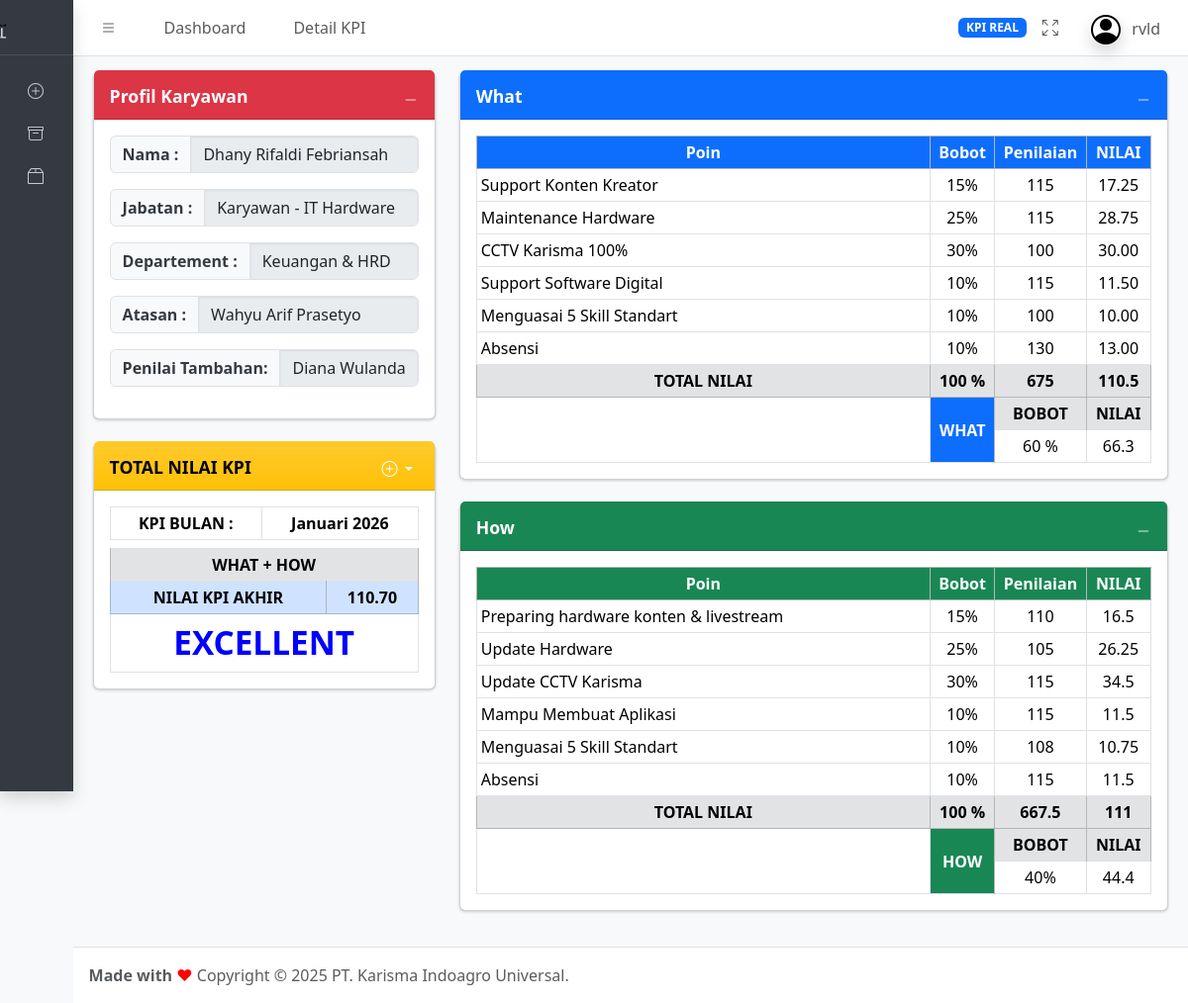
Before: /dashboard (signed in) with the older database file.
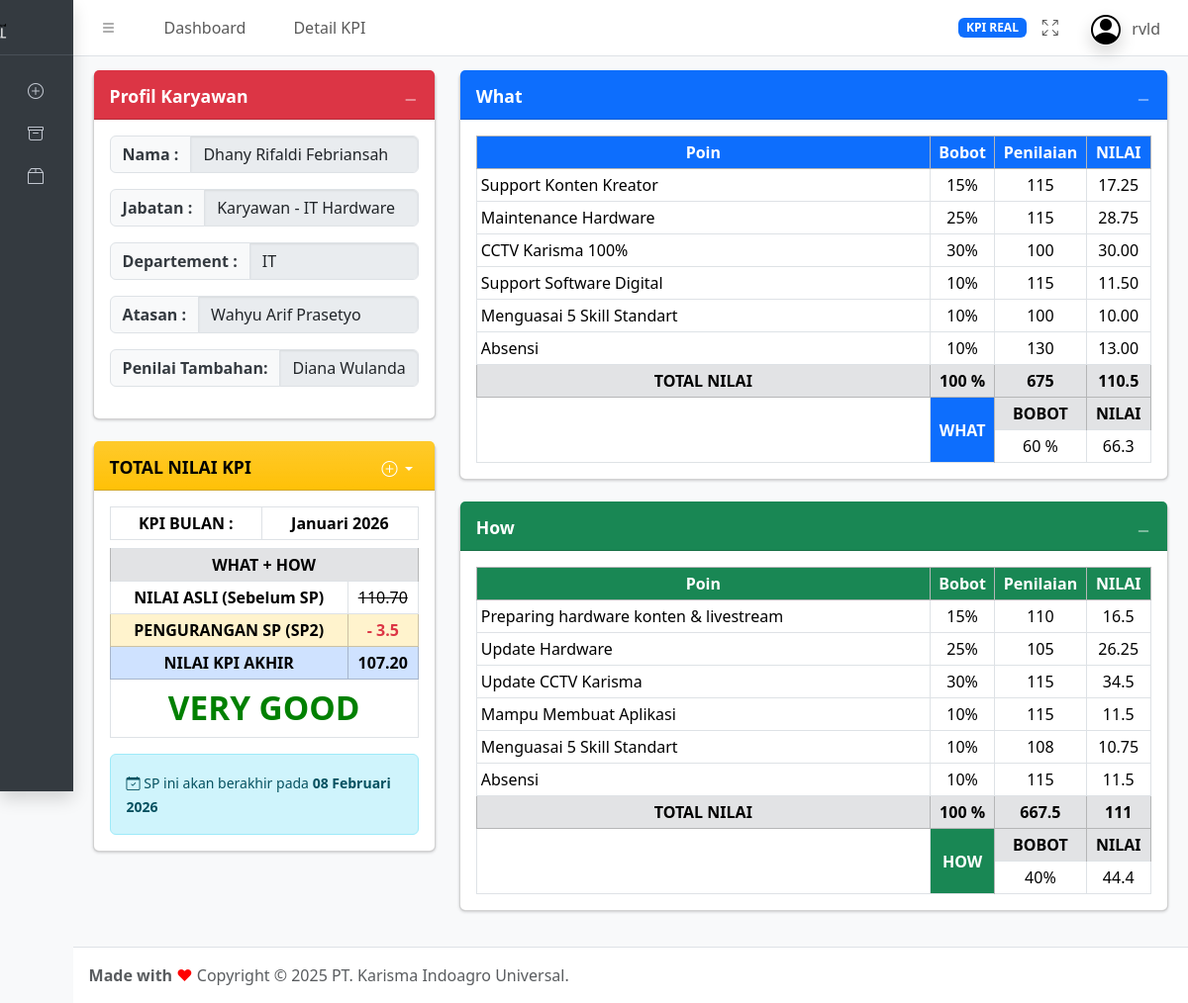
After: the same page with the newer database file.
### tables this page shows
CREATE TABLE `tb_users` (
  `id` int NOT NULL,
  `username` varchar(255) NOT NULL,
  `nama_lngkp` varchar(255) NOT NULL,
  `nik` varchar(255) NOT NULL,
  `bagian` varchar(255) NOT NULL,
  `departement` varchar(255) NOT NULL,
  `jabatan` varchar(255) NOT NULL,
  `atasan` varchar(255) NOT NULL,
  `penilai` varchar(255) NOT NULL
);

CREATE TABLE `tb_bobotkpi` (
  `idbobotkpi` int NOT NULL,
  `id_user` int NOT NULL,
  `bobotwhat` int NOT NULL,
  `bobothow` int NOT NULL
);

CREATE TABLE `tb_surat_peringatan` (
  `id_sp` int NOT NULL,
  `id_user` int NOT NULL,
  `jenis_sp` enum('SP1','SP2','SP3') NOT NULL,
  `nomor_sp` varchar(100) NOT NULL,
  `tanggal_sp` date NOT NULL,
  `masa_berlaku_mulai` date NOT NULL,
  `masa_berlaku_selesai` date NOT NULL,
  `alasan` text NOT NULL,
  `keterangan` text,
  `status` enum('aktif','selesai','dihapus') DEFAULT 'aktif',
  `created_by` int NOT NULL,
  `created_at` timestamp NULL DEFAULT CURRENT_TIMESTAMP,
  `updated_at` timestamp NULL DEFAULT CURRENT_TIMESTAMP ON UPDATE CURRENT_TIMESTAMP
);

### pages/dashboard/p_mainSummary.php (the view, shortened to what the changed rows need)
<div class="col-lg-8 connectedSortable">
    <div class="card mb-4">
        <div class="card-body">
            <table class="table table-bordered table-sm">
                <thead>
                    <tr class="table-secondary">
                        <th style="color: white;" scope="col" class="col-7 bg-primary">
                            <center>Poin</center>
                        </th>
                        <th style="color: white;" scope="col" class="col-1  bg-primary">
                            <center>Bobot</center>
                        </th>
                        <th style="color: white;" scope="col" class="col-1 bg-primary">
                            <center>Penilaian</center>
                        </th>
                        <th style="color: white;" scope="col" class="col-1 bg-primary">
                            <center>NILAI</center>
                        </th>
                    </tr>
                </thead>
                <tbody>
                    <?php
                    $totalw = 0;
                    $totalbobot = 0;
                    while ($hasil = mysqli_fetch_assoc($result)) {
                        $bobot = $hasil['bobot'];
                        $dsf = $hasil['id'];
                        $sql3 = "SELECT SUM(total) as total FROM tb_whats WHERE id_user=$id_user AND id_kpi=$dsf";
                        $result3 = mysqli_query($conn, $sql3);
                        $row3 = mysqli_fetch_assoc($result3);
                        $totalnilai = $row3['total'];
                        $nilaiw = number_format(($totalnilai * $bobot) / 100, 2);
                        $totalw += number_format($nilaiw, 2);
                        $totalbobot += $bobot;
                    }
                    $sql4 = "SELECT SUM(total) as total FROM tb_whats WHERE id_user=$id_user";
                    $result4 = mysqli_query($conn, $sql4);
                    $row4 = mysqli_fetch_assoc($result4);
                    $totalnilai4 = $row4['total'];
                    ?>
                    <tr class="table-secondary">
                        <th>
                            <center>TOTAL NILAI</center>
                        </th>
                        <th>
                            <center><?= $totalbobot ?> %</center>
                        </th>
                        <th>
                            <center><?= round($totalnilai4,2); ?></center>
                        </th>
                        <th>
                            <center><?= $totalw ?></center>
                        </th>
                    </tr>
                </tbody>
                <tr>
                    <th rowspan="2"></th>
                    <th style="color: white;" rowspan="2" class="align-middle table-secondary bg-primary">
                        <center>WHAT</center>
                    </th>
                    <th class="table-secondary">
                        <center>BOBOT</center>
                    </th>
                    <th class="table-secondary">
                        <center>NILAI</center>
                    </th>
                </tr>
                <tr>
                    <?php
                    $bobotkpiw = 0;
                    $sql5 = "SELECT bobotwhat as bw FROM tb_bobotkpi WHERE id_user=$id_user";
                    $result5 = mysqli_query($conn, $sql5);
                    while ($row5 = mysqli_fetch_assoc($result5)) {
                        $bobotkpiw = $row5['bw'];
                    }
                    $zbotw = ($totalw * $bobotkpiw) / 100;
                    ?>
                    <td>
                        <center><?= $bobotkpiw ?> % </center>
                    </td>
                    <td>
                        <center><?= round($zbotw,2) ?></center>
                    </td>
                </tr>
            </table>
        </div>
    </div>
    <div class="card mb-4">
        <div class="card-body">
            <table class="table table-bordered table-sm">
                <thead>
                    <tr class="table-secondary">
                        <th style="color: white;" scope="col" class="col-7  bg-success">
                            <center>Poin</center>
                        </th>
                        <th style="color: white;" scope="col" class="col-1 bg-success">
                            <center>Bobot</center>
                        </th>
                        <th style="color: white;" scope="col" class="col-1 bg-success">
                            <center>Penilaian</center>
                        </th>
                        <th style="color: white;" scope="col" class="col-1 bg-success">
                            <center>NILAI</center>
                        </th>
                    </tr>
                </thead>
                <tbody>
                    <?php
                    $totalh = 0;
                    $totalboboth = 0;
                    $result = mysqli_query($conn, $sql);
                    while ($hasil = mysqli_fetch_assoc($result)) {
                        $bobot2 = $hasil['bobot2'];
                        $dsf = $hasil['id'];
                        $sql7 = "SELECT SUM(total) as totalh FROM tb_hows WHERE id_user=$id_user AND id_kpi=$dsf";
                        $result7 = mysqli_query($conn, $sql7);
                        $row7 = mysqli_fetch_assoc($result7);
                        $totalnilaih = $row7['totalh'];
                        $nilaih = ($totalnilaih * $bobot2) / 100;
                        $totalh += $nilaih;
                        $totalboboth += $bobot2;
                    }
                    $sql4 = "SELECT SUM(total) as total FROM tb_hows WHERE id_user=$id_user ";
                    $result4 = mysqli_query($conn, $sql4);
                    $row4 = mysqli_fetch_assoc($result4);
                    $totalnilai5 = $row4['total'];
                    ?>
                    <tr class="table-secondary">
                        <th>
                            <center>TOTAL NILAI</center>
                        </th>
                        <th>
                            <center>
                                <?= $totalboboth ?> %
                            </center>
                        </th>
                        <th>
                            <center>
                                <?= round($totalnilai5,2) ?>
                            </center>
                        </th>
                        <th>
                            <center>
                                <?= $totalh ?>
                            </center>
                        </th>
                    </tr>
                    <tr>
                        <th rowspan="2"></th>
                        <th style="color: white;" rowspan="2" class=" bg-success align-middle table-secondary">
                            <center>HOW</center>
                        </th>
                        <th class="table-secondary">
                            <center>BOBOT</center>
                        </th>
                        <th class="table-secondary">
                            <center>NILAI</center>
                        </th>
                    </tr>
                    <tr>
                        <?php
                        $bobotkpih = 0;
                        $sql8 = "SELECT bobothow as bh FROM tb_bobotkpi WHERE id_user=$id_user";
                        $result8 = mysqli_query($conn, $sql8);
                        while ($row8 = mysqli_fetch_assoc($result8)) {
                            $bobotkpih = $row8['bh'];
                        }
                        $zboth = ($totalh * $bobotkpih) / 100;
                        ?>
                        <td>
                            <center>
                                <?= $bobotkpih ?>%
                            </center>
                        </td>
                        <td>
                            <center>
                                <?= round($zboth,2) ?>
                            </center>
                        </td>
                    </tr>
                </tbody>
            </table>
        </div>
    </div>
</div>

### pages/dashboard/p_nav.php (shortened to what the changed rows need)
<nav class="app-header navbar navbar-expand bg-body">
    <div class="container-fluid">
        <ul class="navbar-nav ms-auto">
            <li class="nav-item dropdown user-menu"> <a href="#" class="nav-link dropdown-toggle" data-bs-toggle="dropdown"> <img style="margin-top: -2px;" src="assets/img/profile.png" class="user-image rounded-circle shadow" alt="User Image"> <span class="d-none d-md-inline"><?php echo $username?></span> </a>
            </li>
        </ul>
    </div>
</nav>

### pages/dashboard/p_mainProfile.php (shortened to what the changed rows need)
<div class="col-lg-4 connectedSortable">
    <div class="card mb-4">
        <div class="card-body">
            <div class="input-group mb-3">
                <span style="color : #343A40;" class="input-group-text fw-bold" id="nama-addon">Nama : </span>
                <input disabled type="text" value="<?php echo $nama_lngkp; ?>" class="form-control" placeholder="Nama"
                    aria-label="Nama" aria-describedby="nama-addon">
            </div>
            <div class="input-group mb-3">
                <span style="color : #343A40;" class="input-group-text fw-bold" id="depart-addon">Departement :</span>
                <input disabled type="text" value="<?php echo $departement; ?>" class="form-control"
                    placeholder="Departement" aria-label="Departement" aria-describedby="depart-addon">
            </div>
            <div class="input-group mb-3">
                <span style="color : #343A40;" class="input-group-text fw-bold" id="atasan-addon">Atasan :</span>
                <input disabled type="text" value="<?php echo $atasan; ?>" class="form-control"
                    placeholder="Koordinator" aria-label="Koordinator" aria-describedby="atasan-addon">
            </div>
            <div class="input-group mb-3">
                <span style="color : #343A40;" class="input-group-text fw-bold" id="penilai-addon">Penilai Tambahan:</span>
                <input disabled type="text" value="<?php echo $penilai; ?>" class="form-control" placeholder="Penilai"
                    aria-label="Penilai" aria-describedby="penilai-addon">
            </div>
        </div>
    </div>
    <div class="card mb-4">
        <div class="card-body">
            <?php
            $kpi_result  = getnilaiWithSPDisplay($conn, $user_id);
            $nilai_asli  = $kpi_result['nilai_asli'];
            $nilai_akhir = $kpi_result['nilai_akhir'];
            $sp_data     = $kpi_result['sp_data'];
            $pengurangan = $kpi_result['pengurangan'];
            if ($nilai_akhir < 90) {
                $wrabs  = 'red';
                $rating = 'POOR';
            } elseif ($nilai_akhir <= 100) {
                $wrabs  = 'orange';
                $rating = 'GOOD';
            } elseif ($nilai_akhir <= 110) {
                $wrabs  = 'green';
                $rating = 'VERY GOOD';
            } else {
                $wrabs  = 'blue';
                $rating = 'EXCELLENT';
            }
            ?>
            <table class="table table-bordered table-sm mb-2">
                <thead>
                    <tr>
                        <th>
                            <center>KPI BULAN : </center>
                        </th>
                        <th>
                            <center><?= tmapil($busd[0],$busd[1]); ?></center>
                        </th>
                    </tr>
                </thead>
            </table>
            <table class="table table-bordered table-sm">
                <thead>
                    <tr>
                        <th colspan="2" class="table-secondary">
                            <center>WHAT + HOW</center>
                        </th>
                    </tr>
                </thead>
                <tbody>
                    <?php if ($sp_data) { ?>
                        <tr>
                            <th>
                                <center>NILAI ASLI (Sebelum SP)</center>
                            </th>
                            <td>
                                <center>
                                    <del><?= number_format($nilai_asli, 2); ?></del>
                                </center>
                            </td>
                        </tr>
                        <tr class="table-warning">
                            <th>
                                <center>PENGURANGAN SP (<?= $sp_data['jenis_sp']; ?>)</center>
                            </th>
                            <td class="text-danger">
                                <center>
                                    <strong>- <?= $pengurangan; ?></strong>
                                </center>
                            </td>
                        </tr>
                    <?php } ?>
                    <tr class="table-primary">
                        <th>
                            <center>NILAI KPI AKHIR</center>
                        </th>
                        <th>
                            <center><?= number_format($nilai_akhir, 2); ?></center>
                        </th>
                    </tr>
                    <tr>
                        <td colspan="2"
                            class="fw-bolder"
                            style="font-size: 25pt; color: <?= $wrabs; ?>;">
                            <center><?= $rating; ?></center>
                        </td>
                    </tr>
                </tbody>
            </table>
            <?php if ($sp_data) { ?>
                <div class="alert alert-info mb-0 mt-3">
                    <small>
                        <i class="bi bi-calendar-check"></i>
                            SP ini akan berakhir pada <strong><?=formatTanggalIndo($sp_data['masa_berlaku_selesai'])?></strong>
                    </small>
                </div>
            <?php } ?>
        </div>
    </div>
</div>

Changed rows visible on the page:
changed tb_users "rvld": departement "Keuangan & HRD" → "IT"
added tb_surat_peringatan: jenis_sp "SP2", masa_berlaku_selesai "08 Februari 2026"
shown differently, row unchanged: tb_bobotkpi: nilai_akhir "110.70" → (not shown); rating "EXCELLENT" → (not shown)
Other visible differences:
$nilai_asli: (not shown) → "110.70"
$pengurangan: (not shown) → "3.5"
$nilai_akhir: (not shown) → "107.20"
$rating: (not shown) → "VERY GOOD"
text now shown: "NILAI ASLI (Sebelum SP) PENGURANGAN SP ( ) - SP ini akan berakhir pada"
